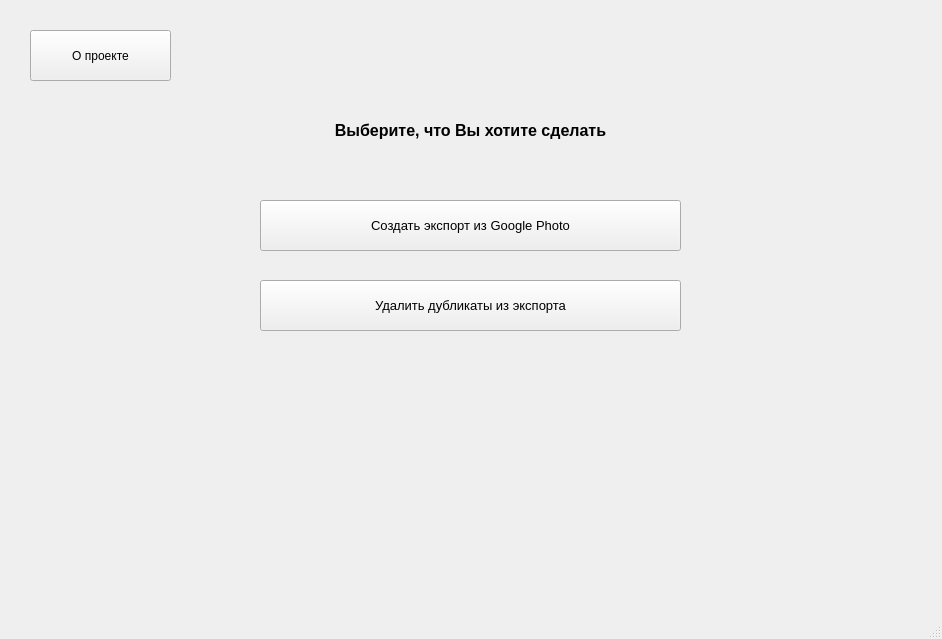
<?xml version="1.0" encoding="UTF-8"?>
<ui version="4.0">
 <class>Googledownloader</class>
 <widget class="QMainWindow" name="Googledownloader">
  <property name="geometry">
   <rect>
    <x>0</x>
    <y>0</y>
    <width>942</width>
    <height>639</height>
   </rect>
  </property>
  <property name="windowTitle">
   <string>Google_downloader</string>
  </property>
  <widget class="QWidget" name="centralwidget">
   <widget class="QLabel" name="label">
    <property name="geometry">
     <rect>
      <x>0</x>
      <y>110</y>
      <width>941</width>
      <height>41</height>
     </rect>
    </property>
    <property name="minimumSize">
     <size>
      <width>421</width>
      <height>31</height>
     </size>
    </property>
    <property name="font">
     <font>
      <pointsize>12</pointsize>
      <weight>75</weight>
      <bold>true</bold>
     </font>
    </property>
    <property name="text">
     <string>Выберите, что Вы хотите сделать</string>
    </property>
    <property name="textFormat">
     <enum>Qt::PlainText</enum>
    </property>
    <property name="alignment">
     <set>Qt::AlignCenter</set>
    </property>
    <property name="margin">
     <number>0</number>
    </property>
   </widget>
   <widget class="QPushButton" name="gogle">
    <property name="geometry">
     <rect>
      <x>260</x>
      <y>200</y>
      <width>421</width>
      <height>51</height>
     </rect>
    </property>
    <property name="font">
     <font>
      <pointsize>10</pointsize>
     </font>
    </property>
    <property name="text">
     <string>Создать экспорт из Google Photo</string>
    </property>
   </widget>
   <widget class="QPushButton" name="clear">
    <property name="geometry">
     <rect>
      <x>260</x>
      <y>280</y>
      <width>421</width>
      <height>51</height>
     </rect>
    </property>
    <property name="font">
     <font>
      <pointsize>10</pointsize>
     </font>
    </property>
    <property name="text">
     <string>Удалить дубликаты из экспорта</string>
    </property>
   </widget>
   <widget class="QLabel" name="logo">
    <property name="geometry">
     <rect>
      <x>160</x>
      <y>360</y>
      <width>651</width>
      <height>231</height>
     </rect>
    </property>
    <property name="text">
     <string/>
    </property>
   </widget>
   <widget class="QPushButton" name="about_btn">
    <property name="geometry">
     <rect>
      <x>30</x>
      <y>30</y>
      <width>141</width>
      <height>51</height>
     </rect>
    </property>
    <property name="text">
     <string>О проекте</string>
    </property>
   </widget>
  </widget>
  <widget class="QStatusBar" name="statusbar"/>
 </widget>
 <resources/>
 <connections/>
</ui>
